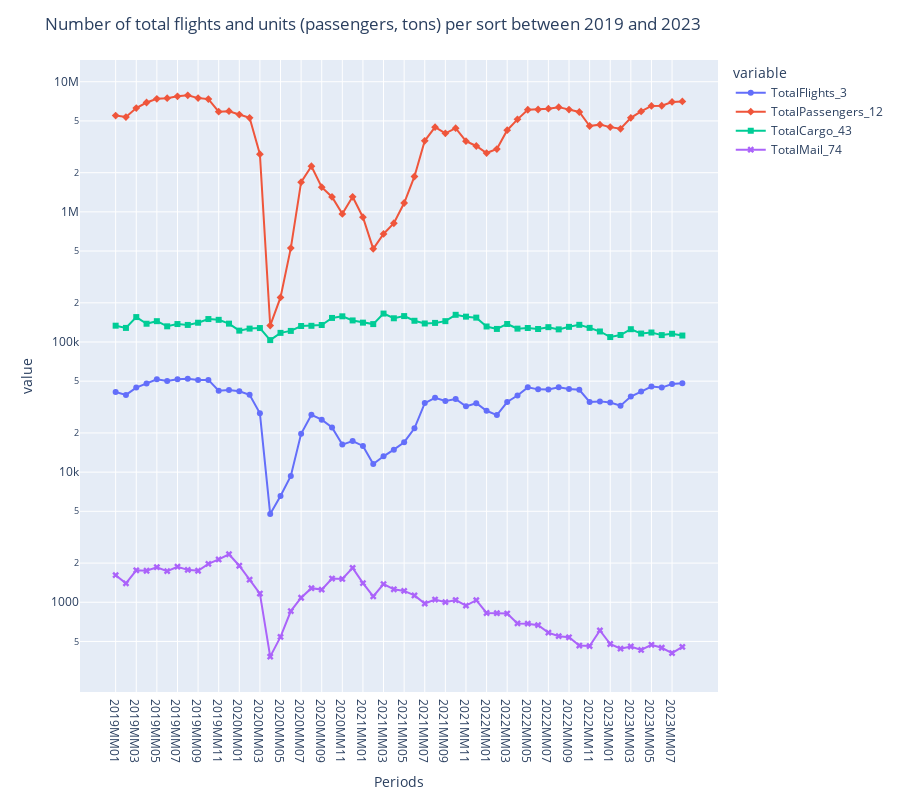

Notebook source saved alongside this figure:
### Code cell
data_total = data.loc[data['Periods'].str.contains('2019MM|2020MM|2021MM|2022MM|2023MM', case=False, regex=True)]
data_total2 = data_total.iloc[:, [1, 2, 5, 14, 45, 76]]
data_total2 = data_total2.groupby('Airports').get_group('TOTAL')
# data_total2 = data_total2.groupby('Airports').get_group('Schiphol')
# data_total2 = data_total2.groupby('Airports').get_group('Rotterdam The Hague')
# data_total2 = data_total2.groupby('Airports').get_group('Eindhoven')
# data_total2 = data_total2.groupby('Airports').get_group('Maastricht Aachen')
# data_total2 = data_total2.groupby('Airports').get_group('Groningen')

data_total2['TotalFlights_3'] = pd.to_numeric(data_total2['TotalFlights_3'], errors='coerce')
data_total2['TotalPassengers_12'] = pd.to_numeric(data_total2['TotalPassengers_12'], errors='coerce')
data_total2['TotalCargo_43'] = pd.to_numeric(data_total2['TotalCargo_43'], errors='coerce')
data_total2['TotalMail_74'] = pd.to_numeric(data_total2['TotalMail_74'], errors='coerce')

data_total2

figtotal2 = px.line(data_total2, 
                x = 'Periods', 
                y = ["TotalFlights_3", "TotalPassengers_12", "TotalCargo_43", "TotalMail_74"],
                color = "variable",
                symbol = "variable",
                log_y=True
                )

figtotal2.update_layout(
                title={'text': 'Number of total flights and units (passengers, tons) per sort between 2019 and 2023'},
                height=800,

                # showlegend=False
                )

figtotal2.show()

### Figure 1 — Plotly figure (JSON) as saved in the notebook; plotly's stock layout.template omitted (floating-point values rounded to 4 significant figures)
{"data": [{"hovertemplate": "variable=TotalFlights_3<br>Periods=%{x}<br>value=%{y}<extra></extra>", "legendgroup": "TotalFlights_3", "line": {"color": "#636efa", "dash": "solid"}, "marker": {"symbol": "circle"}, "mode": "markers+lines", "name": "TotalFlights_3", "orientation": "v", "showlegend": true, "type": "scatter", "x": ["2019MM01", "2019MM02", "2019MM03", "2019MM04", "2019MM05", "2019MM06", "2019MM07", "2019MM08", "2019MM09", "2019MM10", "2019MM11", "2019MM12", "2020MM01", "2020MM02", "2020MM03", "2020MM04", "2020MM05", "2020MM06", "2020MM07", "2020MM08", "2020MM09", "2020MM10", "2020MM11", "2020MM12", "2021MM01", "2021MM02", "2021MM03", "2021MM04", "2021MM05", "2021MM06", "2021MM07", "2021MM08", "2021MM09", "2021MM10", "2021MM11", "2021MM12", "2022MM01", "2022MM02", "2022MM03", "2022MM04", "2022MM05", "2022MM06", "2022MM07", "2022MM08", "2022MM09", "2022MM10", "2022MM11", "2022MM12", "2023MM01", "2023MM02", "2023MM03", "2023MM04", "2023MM05", "2023MM06", "2023MM07", "2023MM08"], "xaxis": "x", "y": [41285, 39204, 44649, 47934, 51719, 50135, 51786, 52127, 51091, 51135, 42195, 42771, 41768, 39299, 28306, 4759, 6556, 9336, 19701, 27575, 25290, 22028, 16283, 17325, 15907, 11528, 13228, 14891, 16987, 21701, 33916, 37282, 35262, 36465, 32026, 33869, 29604, 27456, 34568, 38824, 44823, 43248, 43218, 44862, 43523, 42909, 34597, 34968, 34322, 32416, 38044, 41609, 45469, 44638, 47556, 48111], "yaxis": "y"}, {"hovertemplate": "variable=TotalPassengers_12<br>Periods=%{x}<br>value=%{y}<extra></extra>", "legendgroup": "TotalPassengers_12", "line": {"color": "#EF553B", "dash": "solid"}, "marker": {"symbol": "diamond"}, "mode": "markers+lines", "name": "TotalPassengers_12", "orientation": "v", "showlegend": true, "type": "scatter", "x": ["2019MM01", "2019MM02", "2019MM03", "2019MM04", "2019MM05", "2019MM06", "2019MM07", "2019MM08", "2019MM09", "2019MM10", "2019MM11", "2019MM12", "2020MM01", "2020MM02", "2020MM03", "2020MM04", "2020MM05", "2020MM06", "2020MM07", "2020MM08", "2020MM09", "2020MM10", "2020MM11", "2020MM12", "2021MM01", "2021MM02", "2021MM03", "2021MM04", "2021MM05", "2021MM06", "2021MM07", "2021MM08", "2021MM09", "2021MM10", "2021MM11", "2021MM12", "2022MM01", "2022MM02", "2022MM03", "2022MM04", "2022MM05", "2022MM06", "2022MM07", "2022MM08", "2022MM09", "2022MM10", "2022MM11", "2022MM12", "2023MM01", "2023MM02", "2023MM03", "2023MM04", "2023MM05", "2023MM06", "2023MM07", "2023MM08"], "xaxis": "x", "y": [5495052, 5352301, 6270788, 6926059, 7396960, 7471334, 7730263, 7859458, 7486440, 7354352, 5885771, 5938523, 5595249, 5281600, 2773554, 133752, 220120, 526544, 1690515, 2242935, 1547263, 1303123, 965071, 1306018, 909617, 519827, 676647, 817876, 1169673, 1870330, 3515159, 4479180, 4013477, 4395945, 3492940, 3208864, 2831598, 3040193, 4241663, 5140272, 6091195, 6118070, 6211931, 6378969, 6108567, 5854649, 4570458, 4680493, 4480014, 4348644, 5276851, 5912774, 6514881, 6539439, 6991247, 7061633], "yaxis": "y"}, {"hovertemplate": "variable=TotalCargo_43<br>Periods=%{x}<br>value=%{y}<extra></extra>", "legendgroup": "TotalCargo_43", "line": {"color": "#00cc96", "dash": "solid"}, "marker": {"symbol": "square"}, "mode": "markers+lines", "name": "TotalCargo_43", "orientation": "v", "showlegend": true, "type": "scatter", "x": ["2019MM01", "2019MM02", "2019MM03", "2019MM04", "2019MM05", "2019MM06", "2019MM07", "2019MM08", "2019MM09", "2019MM10", "2019MM11", "2019MM12", "2020MM01", "2020MM02", "2020MM03", "2020MM04", "2020MM05", "2020MM06", "2020MM07", "2020MM08", "2020MM09", "2020MM10", "2020MM11", "2020MM12", "2021MM01", "2021MM02", "2021MM03", "2021MM04", "2021MM05", "2021MM06", "2021MM07", "2021MM08", "2021MM09", "2021MM10", "2021MM11", "2021MM12", "2022MM01", "2022MM02", "2022MM03", "2022MM04", "2022MM05", "2022MM06", "2022MM07", "2022MM08", "2022MM09", "2022MM10", "2022MM11", "2022MM12", "2023MM01", "2023MM02", "2023MM03", "2023MM04", "2023MM05", "2023MM06", "2023MM07", "2023MM08"], "xaxis": "x", "y": [133445, 128322, 155427, 138159, 144540, 131970, 137391, 135263, 140637, 150127, 148037, 138385, 122254, 126726, 127995, 103420, 117525, 121692, 132684, 133168, 135059, 153109, 157508, 146441, 140859, 137288, 165377, 152164, 158164, 145582, 138789, 140198, 144584, 161776, 156617, 153901, 131588, 126020, 137570, 126658, 128112, 125858, 130029, 125037, 130738, 135512, 128395, 120439, 109114, 113147, 125407, 116129, 118281, 112994, 115703, 112120], "yaxis": "y"}, {"hovertemplate": "variable=TotalMail_74<br>Periods=%{x}<br>value=%{y}<extra></extra>", "legendgroup": "TotalMail_74", "line": {"color": "#ab63fa", "dash": "solid"}, "marker": {"symbol": "x"}, "mode": "markers+lines", "name": "TotalMail_74", "orientation": "v", "showlegend": true, "type": "scatter", "x": ["2019MM01", "2019MM02", "2019MM03", "2019MM04", "2019MM05", "2019MM06", "2019MM07", "2019MM08", "2019MM09", "2019MM10", "2019MM11", "2019MM12", "2020MM01", "2020MM02", "2020MM03", "2020MM04", "2020MM05", "2020MM06", "2020MM07", "2020MM08", "2020MM09", "2020MM10", "2020MM11", "2020MM12", "2021MM01", "2021MM02", "2021MM03", "2021MM04", "2021MM05", "2021MM06", "2021MM07", "2021MM08", "2021MM09", "2021MM10", "2021MM11", "2021MM12", "2022MM01", "2022MM02", "2022MM03", "2022MM04", "2022MM05", "2022MM06", "2022MM07", "2022MM08", "2022MM09", "2022MM10", "2022MM11", "2022MM12", "2023MM01", "2023MM02", "2023MM03", "2023MM04", "2023MM05", "2023MM06", "2023MM07", "2023MM08"], "xaxis": "x", "y": [1615, 1398, 1761, 1747, 1860, 1736, 1876, 1774, 1747, 1974, 2133, 2338, 1908, 1491, 1167, 382, 542, 855, 1083, 1283, 1251, 1521, 1511, 1837, 1403, 1109, 1379, 1258, 1223, 1128, 978, 1049, 1002, 1040, 943, 1038, 827, 824, 819, 688, 685, 667, 584, 549, 538, 465, 461, 608, 478, 440, 457, 430, 471, 447, 407, 454], "yaxis": "y"}], "layout": {"height": 800, "legend": {"title": {"text": "variable"}, "tracegroupgap": 0}, "margin": {"t": 60}, "title": {"text": "Number of total flights and units (passengers, tons) per sort between 2019 and 2023"}, "xaxis": {"anchor": "y", "domain": [0, 1], "title": {"text": "Periods"}}, "yaxis": {"anchor": "x", "domain": [0, 1], "title": {"text": "value"}, "type": "log"}}}
